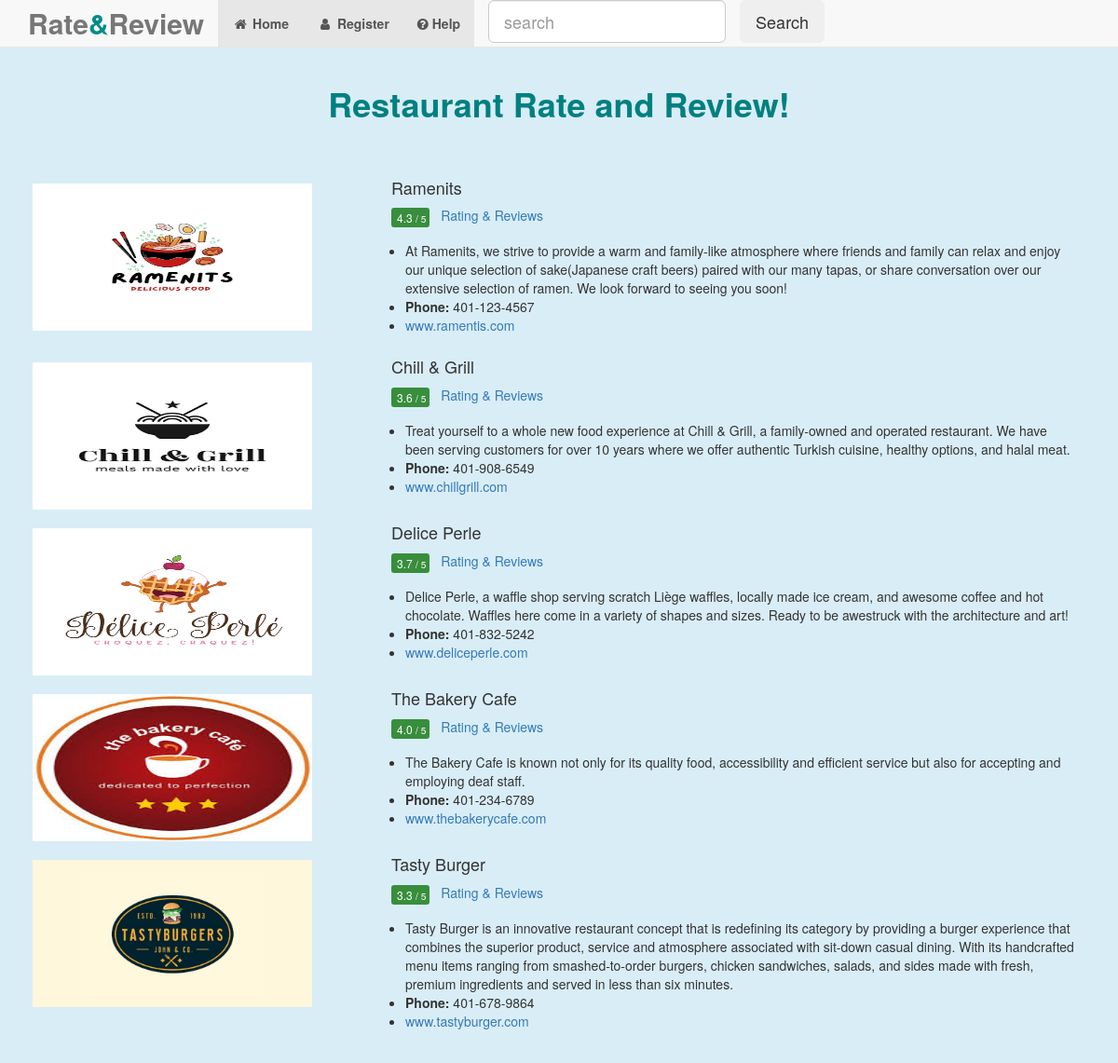
The page / on the database its author committed.
### tables this page shows
CREATE TABLE `item` (
  `id` int(11) NOT NULL,
  `name` varchar(256) NOT NULL,
  `description` text NOT NULL,
  `price` int(255) NOT NULL,
  `image` varchar(255) NOT NULL,
  `created` timestamp NOT NULL DEFAULT current_timestamp(),
  `modified` timestamp NOT NULL DEFAULT current_timestamp()
);

### class/Rating.php (called while the page is built, shortened)
<?php
class Rating{
	private $host = 'localhost';
    private $user = 'root';
    private $password = "";
    private $database = "rating_system";
	private $itemUsersTable = 'item_users';
	private $itemTable = 'item';
    private $itemRatingTable = 'item_rating';
	private $dbConnect = false;
    public function __construct(){
        if(!$this->dbConnect){
            $conn = new mysqli($this->host, $this->user, $this->password, $this->database);
            if($conn->connect_error){
                die("Error failed to connect to MySQL: " . $conn->connect_error);
            }else{
                $this->dbConnect = $conn;
            }
        }
    }
	private function getData($sqlQuery) {
		$result = mysqli_query($this->dbConnect, $sqlQuery);
		$data = array();
		while ($row = mysqli_fetch_array($result)) {
			$data[] = $row;
		}
		return $data;
	}
	public function getItemList(){
		$sqlQuery = "
			SELECT * FROM ".$this->itemTable;
		return  $this->getData($sqlQuery);
	}
	public function getItemRating($itemId){
		$sqlQuery = "
			SELECT r.ratingId, r.itemId, r.userId, u.username, u.avatar, r.ratingNumber, r.title, r.comments, r.created, r.modified
			FROM ".$this->itemRatingTable." as r
			LEFT JOIN ".$this->itemUsersTable." as u ON (r.userid = u.userid)
			WHERE r.itemId = '".$itemId."'";
		return  $this->getData($sqlQuery);
	}
	public function getRatingAverage($itemId){
		$itemRating = $this->getItemRating($itemId);
		$ratingNumber = 0;
		$count = 0;
		foreach($itemRating as $itemRatingDetails){
			$ratingNumber+= $itemRatingDetails['ratingNumber'];
			$count += 1;
		}
		$average = 0;
		if($ratingNumber && $count) {
			$average = $ratingNumber/$count;
		}
		return $average;
	}
}
?>

### index.php (the view, shortened to what this page needs)
<?php
include('inc/header.php');
?>
<link rel = "stylesheet" href="css/style.css">
<?php include('inc/container.php');?>
	<div class = "container">
		<center>
		<h1><b style="color:teal;text-align:center">Restaurant Rate and Review!</b></h1>
		</center>
		<?php
		include 'inc/menu.php';
		include 'class/Rating.php';
		$rating = new Rating();
		$itemList = $rating->getItemList();
		foreach($itemList as $item){
			$average = $rating->getRatingAverage($item["id"]);
		?>
		<div class="row">
			<div class = "col-sm-4" >
				<img class = "product_image" src="image/<?php echo $item["image"]; ?>" style="width:300px;height:168px;padding-top:10px;margin:5px;">
			</div>
			<div class = "col-sm-8">
			<h4 style = "margin-top:10px;"><?php echo $item["name"]; ?></h4>
			<div><span class = "average"><?php printf('%.1f', $average); ?> <small>/ 5</small></span> <span class="rating-reviews"><a href="show_rating.php?item_id=<?php echo $item["id"]; ?>">Rating & Reviews</a></span></div>
			<?php echo $item["description"]; ?>
			</div>
		</div>
		<?php
			}
			?>
	</div>
<?php include('inc/footer.php');?>

### inc/header.php (shortened to what this page needs)
<!DOCTYPE html>
<html>
	<head>
		<link rel="stylesheet" href="https://cdnjs.cloudflare.com/ajax/libs/font-awesome/4.7.0/css/font-awesome.min.css">
		<link rel="stylesheet" href="https://maxcdn.bootstrapcdn.com/bootstrap/3.3.5/css/bootstrap.min.css">

### inc/container.php (shortened to what this page needs)
</head>
<body class="bg-info">
<div role="navigation" class="navbar navbar-default navbar-static-top">
    <div class="container">
        <div class="navbar-header">
        <a href="#" class="navbar-brand"><b>Rate</b><b style="color: darkcyan;">&</b><b>Review</b></b></a>
        </div>
        <div class="navbar-collapse collapse">
			<ul class="nav navbar-nav">
				<li class="active"><a href="./index.php"><i class="fa fa-fw fa-home"></i> <b>Home</b></a></li>
				<li class="active"><a href="./register.php"><i class="fa fa-fw fa-user"></i> <b>Register</b></a></li>
				<li class="active"><a href ="./help.php"><i class="fa fa-question-circle"></i> <b>Help</b></a></li>
            </ul>
			<form method="POST"  action="search.php">
			  <div class="form">
				<div class="col-xs-3">
				  <input class="form-control input-lg" id="ex2" type="text" name="search" placeholder="search">
				</div>
				<div class="col">
				  <button type="submit" name="submit" class="btn btn-dark btn-lg">Search</button>
				</div>
			  </div>
			</form>
        </div>
    </div>
</div>

### inc/menu.php (shortened to what this page needs)
<br><br>

### inc/footer.php (shortened to what this page needs)
</body>
</html>

### css/style.css (style rules this page uses)
.average { background-color:#388e3c; line-height: normal; display: inline-block; color: #fff; padding: 2px 4px 2px 6px; border-radius: 3px; font-weight: 500; font-size: 12px; vertical-align: middle; }
.rating-reviews { padding-left: 8px; font-weight: 500; color: #878787; }

### inc/header.php (style rules this page uses)
body { background: lightblue; margin: 0; }
.navbar-brand { font-size: 30px; }

### rows shown on the page
item: image (picture), name "Ramenits", average "4.3", description "At Ramenits, we strive to provide a warm and family-like atmosphere where friends and family can relax and enjoy our unique selection of sake(Japanese craft beers) paired with our many tapas, or share conversation over our extensive selection of ramen. We look forward to seeing you soon! Phone: 401-123-4567 www.ramentis.com"
item: image (picture), name "Chill & Grill", average "3.6", description "Treat yourself to a whole new food experience at Chill & Grill, a family-owned and operated restaurant. We have been serving customers for over 10 years where we offer authentic Turkish cuisine, healthy options, and halal meat. Phone: 401-908-6549 www.chillgrill.com"
item: image (picture), name "Delice Perle", average "3.7", description "Delice Perle, a waffle shop serving scratch Liège waffles, locally made ice cream, and awesome coffee and hot chocolate. Waffles here come in a variety of shapes and sizes. Ready to be awestruck with the architecture and art! Phone: 401-832-5242 www.deliceperle.com"
item: image (picture), name "The Bakery Cafe", average "4.0", description "The Bakery Cafe is known not only for its quality food, accessibility and efficient service but also for accepting and employing deaf staff. Phone: 401-234-6789 www.thebakerycafe.com"
item: image (picture), name "Tasty Burger", average "3.3", description "Tasty Burger is an innovative restaurant concept that is redefining its category by providing a burger experience that combines the superior product, service and atmosphere associated with sit-down casual dining. With its handcrafted menu items ranging from smashed-to-order burgers, chicken sandwiches, salads, and sides made with fresh, premium ingredients and served in less than six minutes. Phone: 401-678-9864 www.tastyburger.com"
